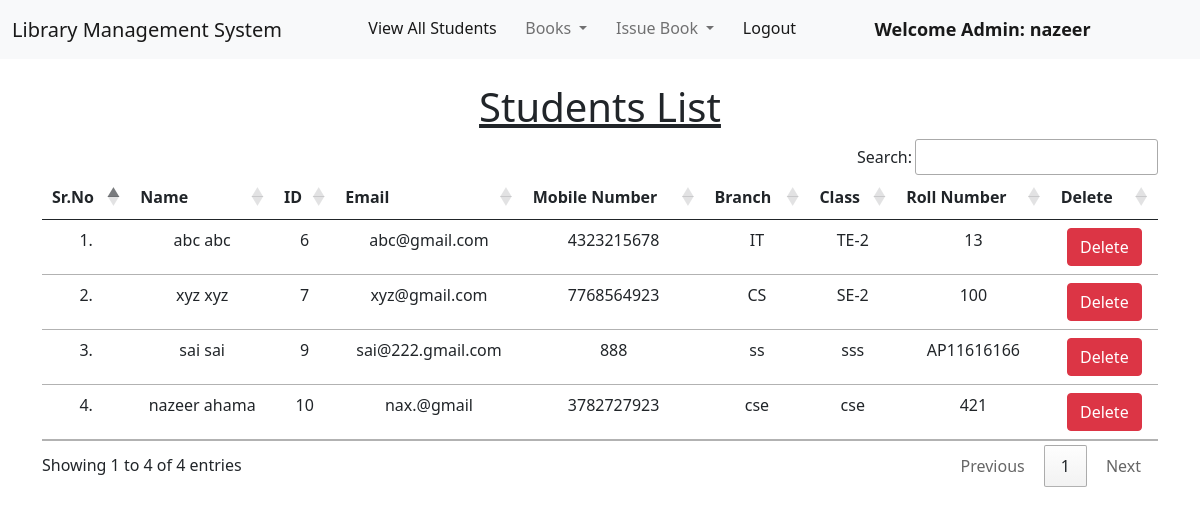
Page /view_students/ (signed in) on the earlier database version.
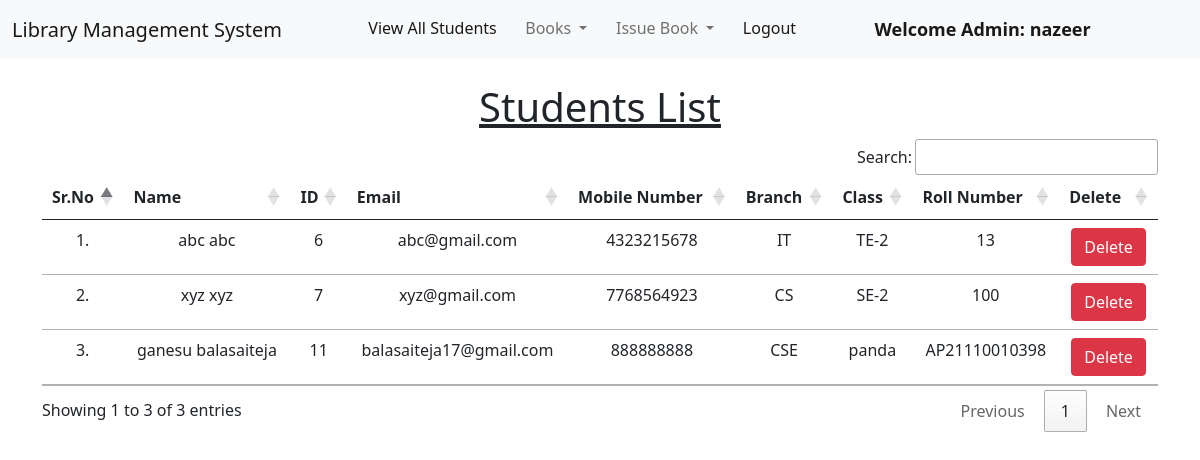
Same page on the later database version.
### library/models.py (models this page shows, shortened)
class Student(models.Model):
    user = models.OneToOneField(User, on_delete=models.CASCADE)
    classroom = models.CharField(max_length=10)
    branch = models.CharField(max_length=10)
    roll_no = models.CharField(max_length=3, blank=True)
    phone = models.CharField(max_length=10, blank=True)
    image = models.ImageField(upload_to="", blank=True)

### library/views.py (the view)
# urls.py: path("view_students/", views.view_students, name="view_students"),
@login_required(login_url = '/admin_login')
def view_students(request):
    students = Student.objects.all()
    return render(request, "view_students.html", {'students':students})

### library/templates/view_students.html (shortened to what this page needs)
{% extends 'admin_navbar.html' %}
{% load static %}
{% block body %}
<div class="container mt-4">
    <h1 class="text-center"><u>Students List</u></h1>
    <table class="table table-hover" id="example">
        <thead>
            <tr class="text-center">
                <th>Sr.No</th>
                <th>Name</th>
                <th>ID</th>
                <th>Email</th>
                <th>Mobile Number</th>
                <th>Branch</th>
                <th>Class</th>
                <th>Roll Number</th>
                <th>Delete</th>
            </tr>
        </thead>
        <tbody>
            {% for student in students %}
            <tr class="text-center">
                <td>{{forloop.counter}}.</td>
                <td>{{student.user.get_full_name}}</td>
                <td>{{student.user.id}}</td>
                <td>{{student.user.email}}</td>
                <td>{{student.phone}}</td>
                <td>{{student.branch}}</td>
                <td>{{student.classroom}}</td>
                <td>{{student.roll_no}}</td>
                <td><a href="/delete_student/{{student.id}}/" class="btn btn-danger" onclick="return confirm('Are you sure you want to delete this student?')">Delete</a></td>
            </tr>
            {% endfor %}
        </tbody>
    </table>
    </div>
{% endblock %}

Differences in the rows shown:
removed Student: user.get_full_name "sai sai", user.id "9", user.email "sai@222.gmail.com", phone "888", branch "ss", classroom "sss", roll_no "AP11616166"
removed Student: user.get_full_name "nazeer ahama", user.id "10", user.email "nax.@gmail", phone "3782727923", branch "cse", classroom "cse", roll_no "421"
added Student: user.get_full_name "ganesu balasaiteja", user.id "11", user.email "balasaiteja17@gmail.com", phone "888888888", branch "CSE", classroom "panda", roll_no "AP21110010398"
Other differences:
text written by a page script: "Search: Showing 1 to 4 of 4 entries Previous 1 Next" → "Search: Showing 1 to 3 of 3 entries Previous 1 Next"
